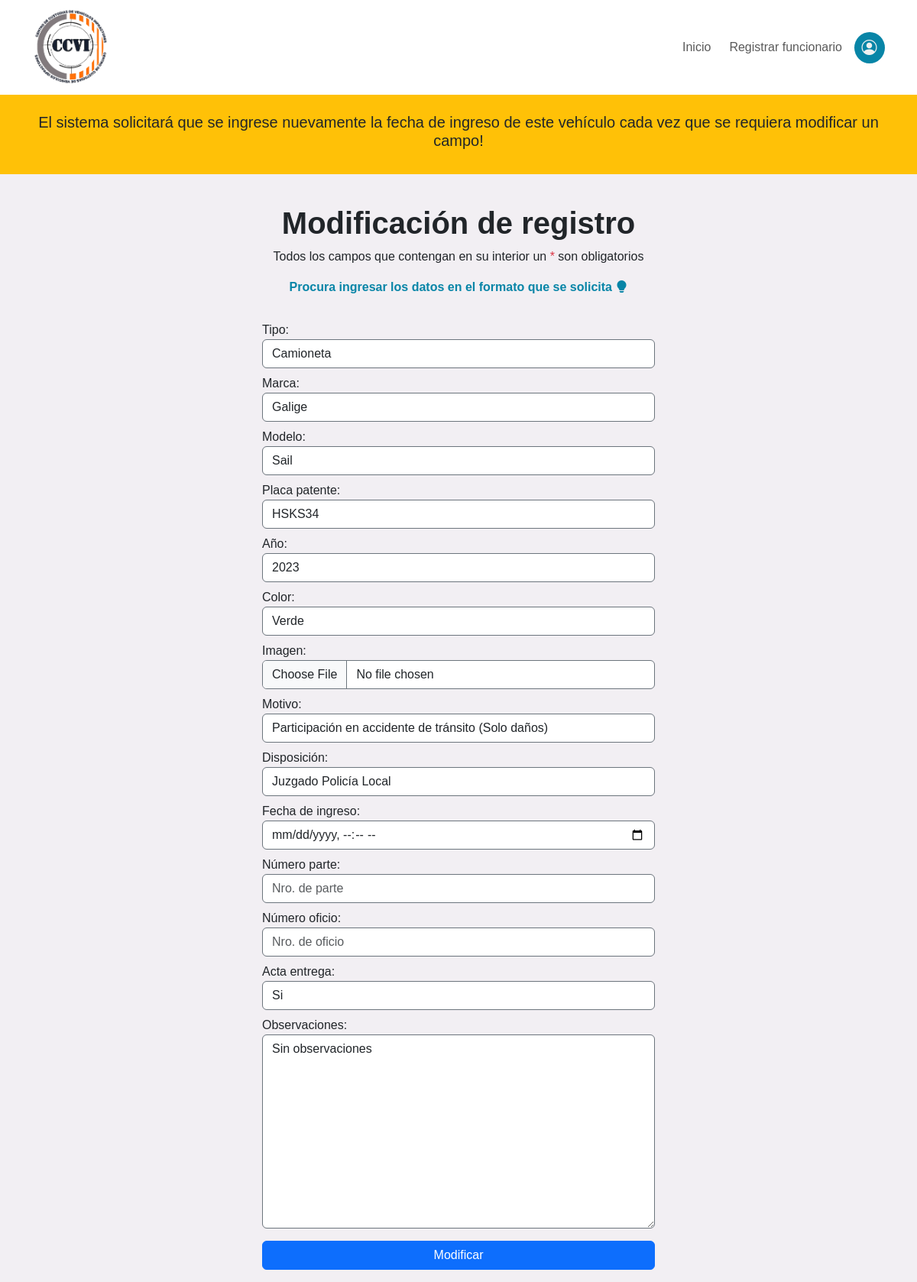
The page /home/modificar-vehiculo/2/ (signed in) on the database as committed earlier.
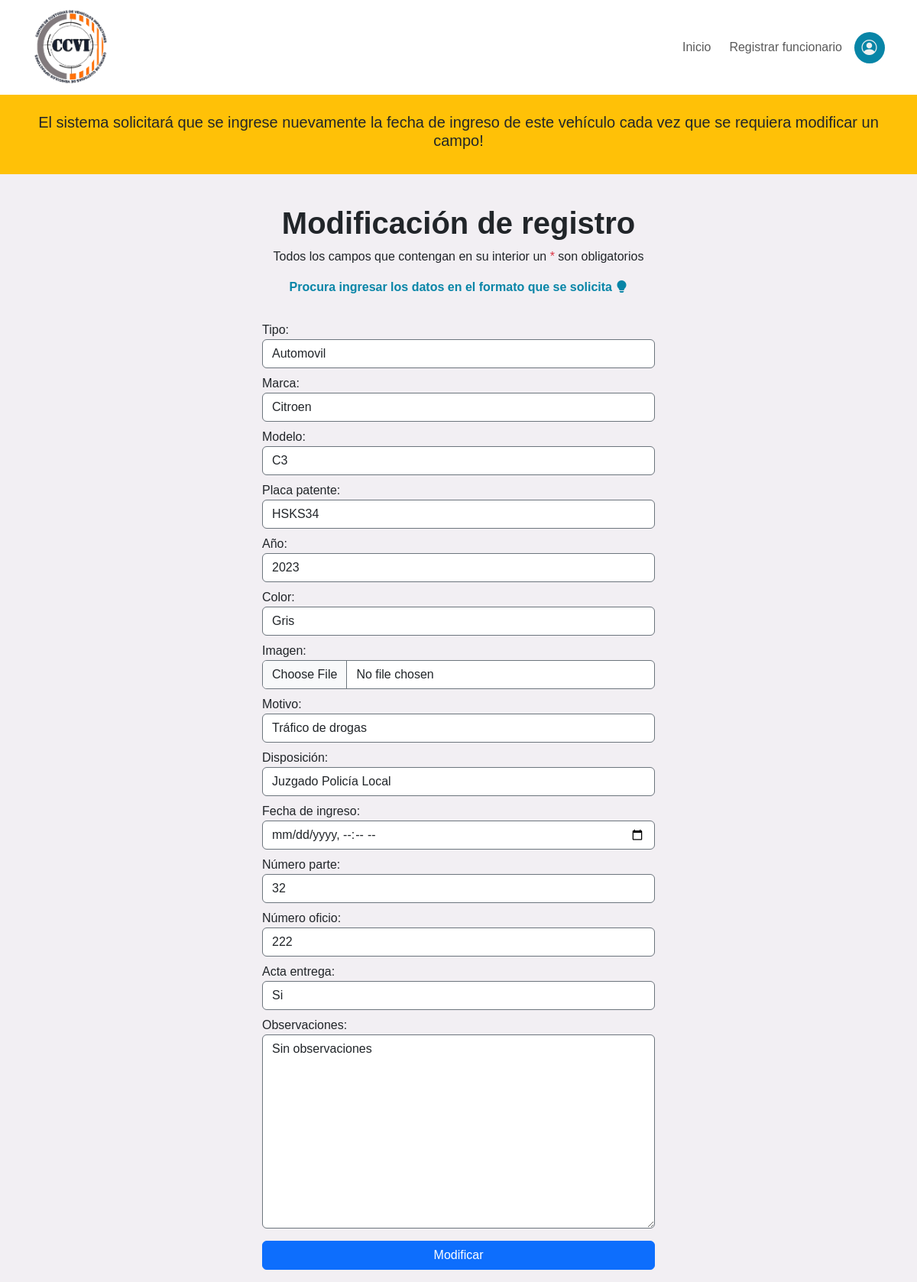
The same page on the database as committed later.
### core/models.py (models this page shows, shortened)
class Vehiculo(models.Model):
    tipo = models.CharField(max_length=60, choices=CHOICES_TIPO)
    marca = models.CharField(max_length=60)
    modelo = models.CharField(max_length=60)
    placa_patente = models.CharField(max_length=6, unique=True)
    año = models.IntegerField()
    color = models.CharField(max_length=40)
    imagen = models.ImageField(upload_to='vehiculos')
    motivo = models.CharField(max_length=100, choices=CHOICES_MOTIVO)
    disposicion = models.ForeignKey(Tribunal, to_field='nombre', on_delete=models.RESTRICT, verbose_name='Disposición')
    fecha_ingreso = models.DateTimeField(verbose_name='Fecha de ingreso')
    numero_de_parte = models.IntegerField(blank=True, null=True, verbose_name='Número parte')
    numero_de_oficio = models.IntegerField(blank=True, null=True, verbose_name='Número oficio')
    acta_entrega = models.CharField(max_length=2, choices=ACTA_ENTREGA)
    observaciones = models.TextField(blank=True, default='Sin observaciones')
    entregado = models.BooleanField(default=False)
    registro_propietario = models.BooleanField(default=False)
    funcionario_receptor = models.ForeignKey(User, on_delete=models.RESTRICT, null=True, related_name='funcionario_receptor')
    funcionario_entrega = models.ForeignKey(User, on_delete=models.RESTRICT, null=True, blank=True, related_name='funcionario_entrega')
    class Meta:
        verbose_name = 'Vehículo'
        verbose_name_plural = 'Vehículos'

### core/views.py (the view, shortened to what this page needs)
# urls.py: path('modificar-vehiculo/<int:pk>/', ModificarVehiculo.as_view(), name='modificar_vehiculo'),
@method_decorator(login_required, name='dispatch')
class ModificarVehiculo(UpdateView):
    model = Vehiculo
    template_name = 'pages/modificacion/modificar_vehiculo.html'
    form_class = FormularioVehiculo
    template_name_suffix = "_update_form"

### core/models.py (called while the page is built)
    def __str__(self):
        return self.nombre

### core/templates/pages/modificacion/modificar_vehiculo.html (shortened to what this page needs)
{% extends 'layout_core/layout_core.html' %}
{% block content %}
<section>
    <div class="container-fluid bg-warning">
        <div class="row p-4">
            <div class="col">
                <h5 class="text-center">El sistema solicitará que se ingrese nuevamente la fecha de ingreso de este vehículo cada vez que se requiera modificar un campo!</h5>
            </div>
        </div>
    </div>
   <div class="container">
        <div class="row d-flex justify-content-center">
            <div class="col col-lg-6 col-md-12 col-12 m-auto">
                <h1 class="titulo_formulario">Modificación de registro</h1>
                <p class="text-center">Todos los campos que contengan en su interior un <span class="text-danger">*</span> son obligatorios</p>
                <p class="advertencia_subtitulo">Procura ingresar los datos en el formato que se solicita <i class="bi bi-lightbulb-fill"></i></p>
                <form method="POST" enctype="multipart/form-data" class="card card-body bg-transparent border-0">
                    {{ form.as_table }}
                    <button type="submit" class="btn btn-primary mt-2">Modificar</button>
                </form>
            </div>
        </div>
   </div>
</section>
{% endblock %}

Rows that differ between the two databases and show on the page:
changed Vehiculo "HSKS34": tipo "Camioneta" → "Automovil"; marca "Galige" → "Citroen"; modelo "Sail" → "C3"; color "Verde" → "Gris"; motivo "Participación en accidente de tránsito (Solo daños)" → "Tráfico de drogas"; numero_de_parte (not shown) → "32"; numero_de_oficio (not shown) → "222"
